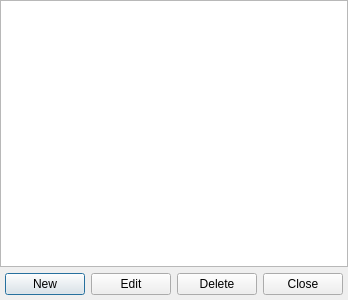
<?xml version="1.0" encoding="UTF-8"?>
<ui version="4.0">
 <class>RuleManager</class>
 <widget class="QDialog" name="RuleManager">
  <property name="geometry">
   <rect>
    <x>0</x>
    <y>0</y>
    <width>328</width>
    <height>300</height>
   </rect>
  </property>
  <property name="windowTitle">
   <string>Rule Manager</string>
  </property>
  <layout class="QVBoxLayout" name="verticalLayout_2">
   <property name="leftMargin">
    <number>0</number>
   </property>
   <property name="topMargin">
    <number>0</number>
   </property>
   <property name="rightMargin">
    <number>0</number>
   </property>
   <property name="bottomMargin">
    <number>0</number>
   </property>
   <item>
    <layout class="QVBoxLayout" name="verticalLayout">
     <item>
      <widget class="QListWidget" name="listWidget"/>
     </item>
    </layout>
   </item>
   <item>
    <layout class="QHBoxLayout" name="horizontalLayout">
     <property name="leftMargin">
      <number>5</number>
     </property>
     <property name="topMargin">
      <number>0</number>
     </property>
     <property name="rightMargin">
      <number>5</number>
     </property>
     <property name="bottomMargin">
      <number>5</number>
     </property>
     <item>
      <widget class="QPushButton" name="newButton">
       <property name="text">
        <string>New</string>
       </property>
      </widget>
     </item>
     <item>
      <widget class="QPushButton" name="editButton">
       <property name="text">
        <string>Edit</string>
       </property>
      </widget>
     </item>
     <item>
      <widget class="QPushButton" name="deleteButton">
       <property name="text">
        <string>Delete</string>
       </property>
      </widget>
     </item>
     <item>
      <widget class="QPushButton" name="closeButton">
       <property name="text">
        <string>Close</string>
       </property>
      </widget>
     </item>
    </layout>
   </item>
  </layout>
 </widget>
 <resources/>
 <connections/>
</ui>
